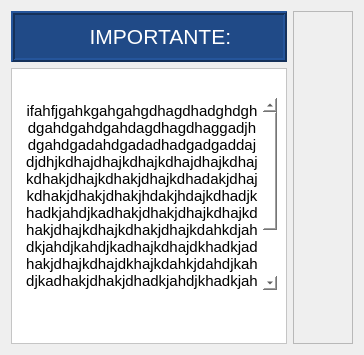
        <widget class="QWidget" name="Main_page">
         <layout class="QGridLayout" name="gridLayout">
          <item row="0" column="1" rowspan="2">
           <widget class="QFrame" name="frame">
            <property name="maximumSize">
             <size>
              <width>100</width>
              <height>16777215</height>
             </size>
            </property>
            <property name="styleSheet">
             <string notr="true"/>
            </property>
            <property name="frameShape">
             <enum>QFrame::StyledPanel</enum>
            </property>
            <property name="frameShadow">
             <enum>QFrame::Raised</enum>
            </property>
            <layout class="QVBoxLayout" name="verticalLayout">
             <item>
              <widget class="QPushButton" name="pushButton_4">
               <property name="text">
                <string/>
               </property>
               <property name="icon">
                <iconset resource="filter.qrc">
                 <normaloff>:/icons/plugging.svg</normaloff>:/icons/plugging.svg</iconset>
               </property>
               <property name="iconSize">
                <size>
                 <width>48</width>
                 <height>48</height>
                </size>
               </property>
               <property name="flat">
                <bool>true</bool>
               </property>
              </widget>
             </item>
             <item>
              <widget class="QPushButton" name="pushButton">
               <property name="enabled">
                <bool>false</bool>
               </property>
               <property name="text">
                <string/>
               </property>
               <property name="icon">
                <iconset resource="filter.qrc">
                 <normaloff>:/icons/transfer_function.svg</normaloff>:/icons/transfer_function.svg</iconset>
               </property>
               <property name="iconSize">
                <size>
                 <width>48</width>
                 <height>48</height>
                </size>
               </property>
               <property name="flat">
                <bool>true</bool>
               </property>
              </widget>
             </item>
             <item>
              <widget class="QPushButton" name="pushButton_2">
               <property name="enabled">
                <bool>false</bool>
               </property>
               <property name="text">
                <string/>
               </property>
               <property name="icon">
                <iconset resource="filter.qrc">
                 <normaloff>:/icons/graphs.svg</normaloff>:/icons/graphs.svg</iconset>
               </property>
               <property name="iconSize">
                <size>
                 <width>48</width>
                 <height>48</height>
                </size>
               </property>
               <property name="flat">
                <bool>true</bool>
               </property>
              </widget>
             </item>
             <item>
              <widget class="QPushButton" name="pushButton_3">
               <property name="enabled">
                <bool>false</bool>
               </property>
               <property name="text">
                <string/>
               </property>
               <property name="icon">
                <iconset resource="filter.qrc">
                 <normaloff>:/icons/settings.svg</normaloff>:/icons/settings.svg</iconset>
               </property>
               <property name="iconSize">
                <size>
                 <width>48</width>
                 <height>48</height>
                </size>
               </property>
               <property name="flat">
                <bool>true</bool>
               </property>
              </widget>
             </item>
            </layout>
           </widget>
          </item>
          <item row="1" column="0">
           <widget class="QFrame" name="frame_2">
            <property name="maximumSize">
             <size>
              <width>16777215</width>
              <height>16777215</height>
             </size>
            </property>
            <property name="styleSheet">
             <string notr="true">background-color: rgb(255, 255, 255);</string>
            </property>
            <property name="frameShape">
             <enum>QFrame::StyledPanel</enum>
            </property>
            <property name="frameShadow">
             <enum>QFrame::Raised</enum>
            </property>
            <layout class="QVBoxLayout" name="verticalLayout_2">
             <item>
              <widget class="QLabel" name="label">
               <property name="maximumSize">
                <size>
                 <width>500</width>
                 <height>150</height>
                </size>
               </property>
               <property name="text">
                <string/>
               </property>
               <property name="pixmap">
                <pixmap resource="filter.qrc">:/icons/filter_logo.png</pixmap>
               </property>
               <property name="scaledContents">
                <bool>true</bool>
               </property>
               <property name="alignment">
                <set>Qt::AlignCenter</set>
               </property>
              </widget>
             </item>
             <item>
              <widget class="QTextBrowser" name="textBrowser_2">
               <property name="frameShape">
                <enum>QFrame::NoFrame</enum>
               </property>
               <property name="html">
                <string>&lt;!DOCTYPE HTML PUBLIC &quot;-//W3C//DTD HTML 4.0//EN&quot; &quot;http://www.w3.org/TR/REC-html40/strict.dtd&quot;&gt;
&lt;html&gt;&lt;head&gt;&lt;meta name=&quot;qrichtext&quot; content=&quot;1&quot; /&gt;&lt;style type=&quot;text/css&quot;&gt;
p, li { white-space: pre-wrap; }
&lt;/style&gt;&lt;/head&gt;&lt;body style=&quot; font-family:'Ubuntu'; font-size:11pt; font-weight:400; font-style:normal;&quot;&gt;
&lt;p align=&quot;center&quot; style=&quot; margin-top:0px; margin-bottom:0px; margin-left:0px; margin-right:0px; -qt-block-indent:0; text-indent:0px;&quot;&gt;ifahfjgahkgahgahgdhagdhadghdghdgahdgahdgahdagdhagdhaggadjhdgahdgadahdgadadhadgadgaddajdjdhjkdhajdhajkdhajkdhajdhajkdhajkdhakjdhajkdhakjdhajkdhadakjdhajkdhakjdhakjdhakjhdakjhdajkdhadjkhadkjahdjkadhakjdhakjdhajkdhajkdhakjdhajkdhajkdhakjdhajkdahkdjahdkjahdjkahdjkadhajkdhajdkhadkjadhakjdhajkdhajdkhajkdahkjdahdjkahdjkadhakjdhakjdhadkjahdjkhadkjahkjdhakjdhajkdhajdhajkdhajkdhakjdhakjdhk&lt;/p&gt;
&lt;p align=&quot;center&quot; style=&quot;-qt-paragraph-type:empty; margin-top:0px; margin-bottom:0px; margin-left:0px; margin-right:0px; -qt-block-indent:0; text-indent:0px;&quot;&gt;&lt;br /&gt;&lt;/p&gt;
&lt;p align=&quot;center&quot; style=&quot; margin-top:0px; margin-bottom:0px; margin-left:0px; margin-right:0px; -qt-block-indent:0; text-indent:0px;&quot;&gt;	&lt;/p&gt;&lt;/body&gt;&lt;/html&gt;</string>
               </property>
              </widget>
             </item>
             <item>
              <widget class="QFrame" name="frame_6">
               <property name="frameShape">
                <enum>QFrame::NoFrame</enum>
               </property>
               <property name="frameShadow">
                <enum>QFrame::Raised</enum>
               </property>
               <layout class="QHBoxLayout" name="horizontalLayout_5">
                <item>
                 <spacer name="horizontalSpacer_4">
                  <property name="orientation">
                   <enum>Qt::Horizontal</enum>
                  </property>
                  <property name="sizeHint" stdset="0">
                   <size>
                    <width>40</width>
                    <height>20</height>
                   </size>
                  </property>
                 </spacer>
                </item>
                <item>
                 <widget class="QLabel" name="label_11">
                  <property name="maximumSize">
                   <size>
                    <width>16777215</width>
                    <height>150</height>
                   </size>
                  </property>
                  <property name="text">
                   <string/>
                  </property>
                  <property name="pixmap">
                   <pixmap resource="filter.qrc">:/icons/logo_area 1.png</pixmap>
                  </property>
                  <property name="scaledContents">
                   <bool>true</bool>
                  </property>
                 </widget>
                </item>
                <item>
                 <spacer name="horizontalSpacer_5">
                  <property name="orientation">
                   <enum>Qt::Horizontal</enum>
                  </property>
                  <property name="sizeHint" stdset="0">
                   <size>
                    <width>40</width>
                    <height>20</height>
                   </size>
                  </property>
                 </spacer>
                </item>
               </layout>
              </widget>
             </item>
            </layout>
           </widget>
          </item>
          <item row="0" column="0">
           <widget class="QFrame" name="frame_3">
            <property name="styleSheet">
             <string notr="true">background-color: rgb(32, 74, 135);
border-color: rgb(0, 0, 0);</string>
            </property>
            <property name="frameShape">
             <enum>QFrame::Box</enum>
            </property>
            <property name="frameShadow">
             <enum>QFrame::Raised</enum>
            </property>
            <property name="lineWidth">
             <number>2</number>
            </property>
            <layout class="QHBoxLayout" name="horizontalLayout_2">
             <item>
              <widget class="QLabel" name="label_3">
               <property name="maximumSize">
                <size>
                 <width>48</width>
                 <height>48</height>
                </size>
               </property>
               <property name="text">
                <string/>
               </property>
               <property name="pixmap">
                <pixmap resource="filter.qrc">:/icons/warning.svg</pixmap>
               </property>
               <property name="scaledContents">
                <bool>true</bool>
               </property>
              </widget>
             </item>
             <item>
              <widget class="QLabel" name="label_2">
               <property name="font">
                <font>
                 <pointsize>16</pointsize>
                </font>
               </property>
               <property name="styleSheet">
                <string notr="true">color: rgb(255, 255, 255);</string>
               </property>
               <property name="text">
                <string>  IMPORTANTE:</string>
               </property>
              </widget>
             </item>
            </layout>
           </widget>
          </item>
         </layout>
        </widget>
